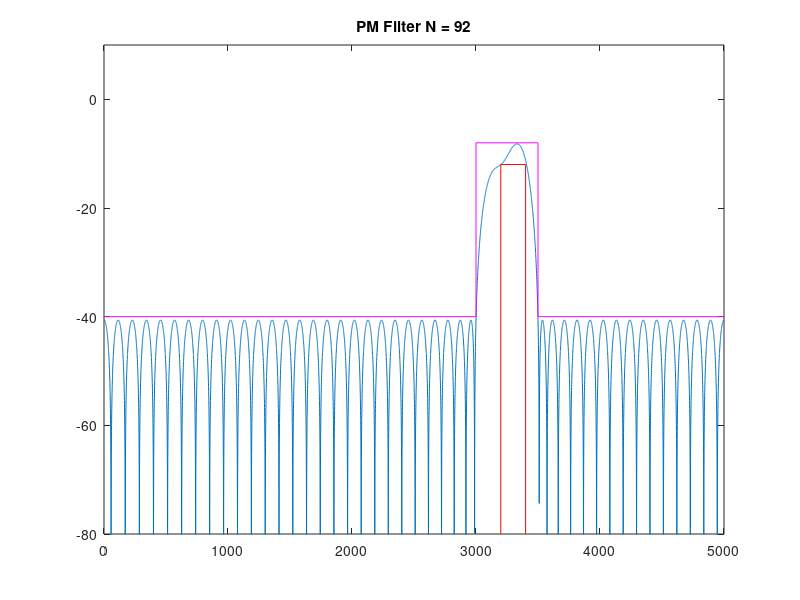

This chart was generated by the following MATLAB code:
% Projeto filtro 3 FIR PM
% BP - (fa = 10000 Hz, f1 = 3000 Hz; f2 = 3200 Hz, f3 = 3400 Hz;
% f4 = 3500 Hz, Ap = 2 dB, As = 30 dB, GdB = -10 dB)

close all;
clear all;
clc;

ExecutarAjuste = 0;

%% Especificacoes
Ap = 2; As = 30; GdB = -10;

fa = 10000;
fp1 = 3200; fp2 = 3400;
fs1 = 3000; fs2 = 3500;

fcuts = [fs1 fp1 fp2 fs2];
w = fcuts/fa*(2*pi);
ws1 = w(1)/pi; wp1 = w(2)/pi; wp2 = w(3)/pi; ws2 = w(4)/pi;

mags = [0 1 0];
devs_As = 10^(-(As+1.6)/20);
devs_Ap = 1-10^(-Ap/20);
devs = [devs_As devs_Ap devs_As];
G0 = GdB;

% calculo da ordem com firpmord
fcuts = fcuts + [0 -15 10 0];
[n,f0,a0,w0] = firpmord(fcuts,mags,devs,fa);

% calculo algoritmo PM
h_pm = firpm(n,f0,a0,w0);
h_pm = h_pm*10^(G0/20);

[Hw,w] = freqz(h_pm, 1, 10000);
plot(w*fa/2/pi,20*log10(abs(Hw)))
title_txt = ['PM Filter N = ' num2str(n)];
title(title_txt)
hold on
Amin = 80;
ylim([-Amin 10])
As = As - G0;
Ap = Ap + G0;
plot([wp1, wp1, wp2, wp2]*fa/2, [-Amin, Ap-4, Ap-4, -Amin], '-r')
plot([0, ws1, ws1, ws2, ws2, 1]*fa/2, [-As, -As, Ap, Ap, -As,-As], '-m')
